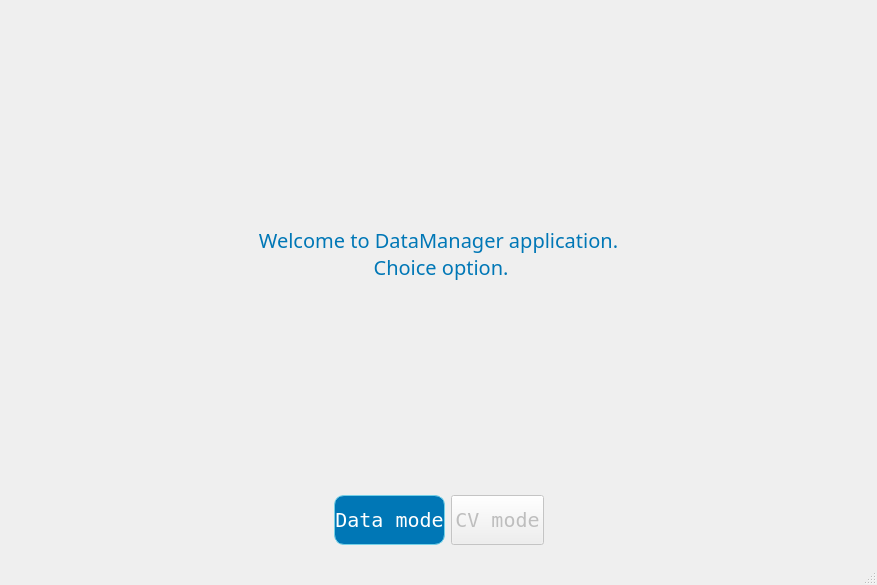
<?xml version="1.0" encoding="UTF-8"?>
<ui version="4.0">
 <class>MainWindow</class>
 <widget class="QMainWindow" name="MainWindow">
  <property name="geometry">
   <rect>
    <x>0</x>
    <y>0</y>
    <width>877</width>
    <height>585</height>
   </rect>
  </property>
  <property name="windowTitle">
   <string>DataManagerApp</string>
  </property>
  <property name="styleSheet">
   <string notr="true"/>
  </property>
  <widget class="QWidget" name="central_widget">
   <layout class="QVBoxLayout" name="verticalLayout">
    <item>
     <widget class="QStackedWidget" name="stacked_widget">
      <widget class="QWidget" name="welcome_page">
       <property name="styleSheet">
        <string notr="true"/>
       </property>
       <layout class="QGridLayout" name="gridLayout">
        <item row="0" column="0" colspan="2">
         <widget class="QLabel" name="welcome_page_label">
          <property name="sizePolicy">
           <sizepolicy hsizetype="Preferred" vsizetype="MinimumExpanding">
            <horstretch>0</horstretch>
            <verstretch>0</verstretch>
           </sizepolicy>
          </property>
          <property name="font">
           <font>
            <family>Wide Latin</family>
            <pointsize>15</pointsize>
            <italic>false</italic>
            <bold>false</bold>
           </font>
          </property>
          <property name="styleSheet">
           <string notr="true">color: #0077b6;</string>
          </property>
          <property name="text">
           <string>Welcome to DataManager application. 
 Choice option.</string>
          </property>
          <property name="alignment">
           <set>Qt::AlignCenter</set>
          </property>
          <property name="wordWrap">
           <bool>false</bool>
          </property>
         </widget>
        </item>
        <item row="2" column="0" colspan="2">
         <layout class="QHBoxLayout" name="horizontalLayout">
          <item>
           <spacer name="horizontalSpacer">
            <property name="orientation">
             <enum>Qt::Horizontal</enum>
            </property>
            <property name="sizeHint" stdset="0">
             <size>
              <width>40</width>
              <height>20</height>
             </size>
            </property>
           </spacer>
          </item>
          <item>
           <widget class="QPushButton" name="welcome_page_data_mode_button">
            <property name="minimumSize">
             <size>
              <width>0</width>
              <height>50</height>
             </size>
            </property>
            <property name="font">
             <font>
              <family>Terminal</family>
              <pointsize>15</pointsize>
             </font>
            </property>
            <property name="styleSheet">
             <string notr="true">QPushButton  {
color: #fff;
background-color: #0077b6;
border-radius: 10px;
border: 1px solid #74D0E7;
}

QPushButton :hover{
background-color: #74D0E7;
}</string>
            </property>
            <property name="text">
             <string>Data mode</string>
            </property>
           </widget>
          </item>
          <item>
           <widget class="QPushButton" name="welcome_page_cv_mode_button">
            <property name="enabled">
             <bool>false</bool>
            </property>
            <property name="minimumSize">
             <size>
              <width>0</width>
              <height>50</height>
             </size>
            </property>
            <property name="font">
             <font>
              <family>Terminal</family>
              <pointsize>15</pointsize>
             </font>
            </property>
            <property name="styleSheet">
             <string notr="true"/>
            </property>
            <property name="text">
             <string>CV mode</string>
            </property>
            <property name="checkable">
             <bool>false</bool>
            </property>
           </widget>
          </item>
          <item>
           <spacer name="horizontalSpacer_2">
            <property name="orientation">
             <enum>Qt::Horizontal</enum>
            </property>
            <property name="sizeHint" stdset="0">
             <size>
              <width>40</width>
              <height>20</height>
             </size>
            </property>
           </spacer>
          </item>
         </layout>
        </item>
       </layout>
      </widget>
      <widget class="QWidget" name="data_mode_page">
       <layout class="QGridLayout" name="gridLayout_3">
        <item row="1" column="1">
         <layout class="QHBoxLayout" name="horizontalLayout_2">
          <item>
           <widget class="QPushButton" name="data_mode_page_file_button">
            <property name="text">
             <string>Select file</string>
            </property>
           </widget>
          </item>
          <item>
           <spacer name="horizontalSpacer_3">
            <property name="orientation">
             <enum>Qt::Horizontal</enum>
            </property>
            <property name="sizeHint" stdset="0">
             <size>
              <width>40</width>
              <height>20</height>
             </size>
            </property>
           </spacer>
          </item>
         </layout>
        </item>
        <item row="2" column="1">
         <widget class="QStackedWidget" name="data_mode_page_stacked_widget">
          <widget class="QWidget" name="page_3"/>
          <widget class="QWidget" name="page_4"/>
         </widget>
        </item>
       </layout>
      </widget>
      <widget class="QWidget" name="cv_mode_page">
       <layout class="QGridLayout" name="gridLayout_2">
        <item row="0" column="0">
         <widget class="QLabel" name="label">
          <property name="text">
           <string>CV MODE PAGE</string>
          </property>
         </widget>
        </item>
       </layout>
      </widget>
     </widget>
    </item>
   </layout>
  </widget>
  <widget class="QMenuBar" name="menubar">
   <property name="geometry">
    <rect>
     <x>0</x>
     <y>0</y>
     <width>877</width>
     <height>21</height>
    </rect>
   </property>
  </widget>
  <widget class="QStatusBar" name="statusbar"/>
 </widget>
 <resources/>
 <connections/>
</ui>
